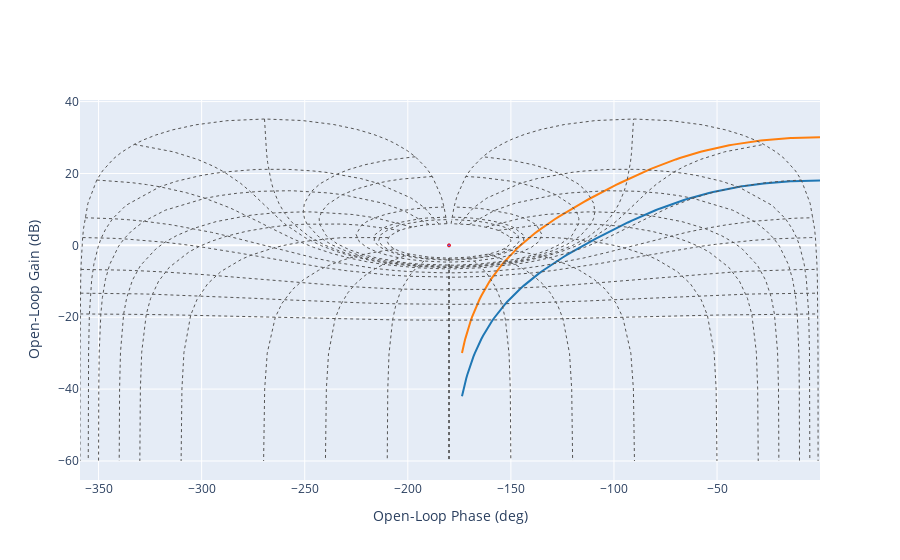

Notebook code for this chart:
### Markdown cell above
### 2.2 Correction proportionnel du système à asservir 


**Question :** 

* Déterminez par essais successifs le gain $K_c$ à introduire dans la chaîne pour obtenir un comportement de la fonction de transfert en boucle fermée comparable à celui d'un système du 2ème ordre présentant un dépassement relatif de $D_r=25\%$.

* Déterminez les caractéristiques temporelles de la fonction de transfert corrigée et bouclée par le gain $K_c$.

### Code cell
Kc=4

fig = figure("nichols")
fig.plot(F,w=np.logspace(-2,3,200))
fig.plot(Kc*F,w=np.logspace(-2,3,200))
fig.grid(cm=np.array([6,4.5, 5, 3, 1, 0.5,0, -0.3, -1, -3, -5, -10, -15, -20]))
fig.show()
